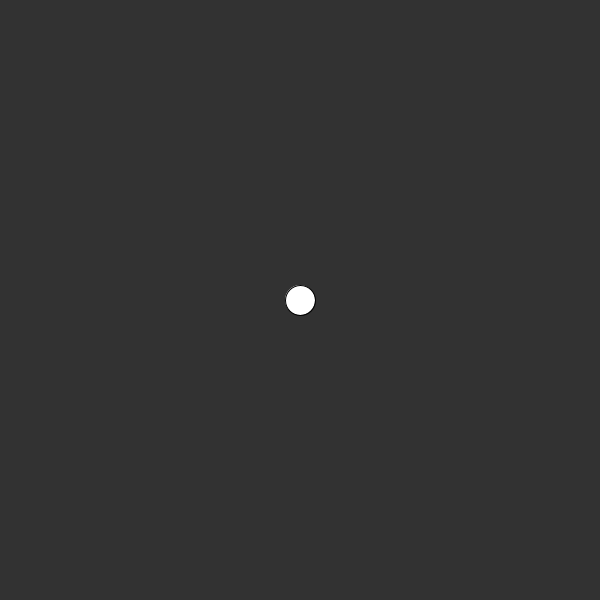
Frame 1 (no input)
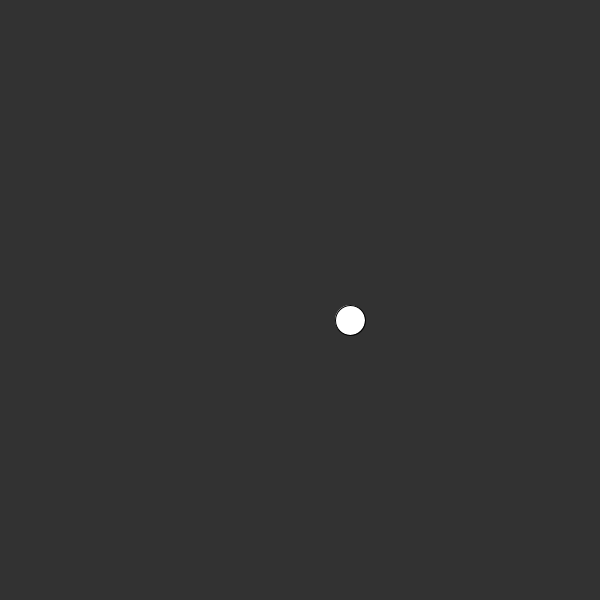
Frame 60 (the mouse pressed at the canvas centre just before this capture)
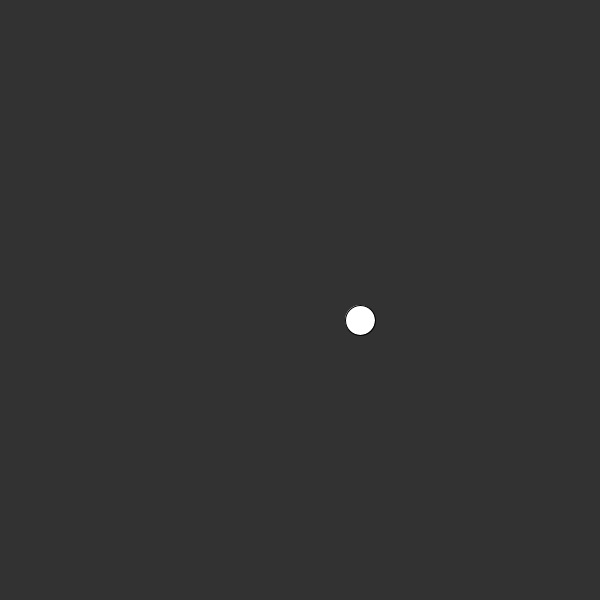
Frame 120 (the mouse held since frame 60 and released just before this capture)

The Processing sketch that drew these frames (run headless with seeded random() and noise(); from frame 60 on, the mouse is pressed at the canvas centre):

// Processing sketch: Question_3_Solution
// ── Question_3_Solution.pde
float xPos;
float yPos;

void setup() {
  size(600, 600);
  xPos = width/2;
  yPos = height/2;
  frameRate(10);
}

void draw() {
  background(50);
  ellipse(xPos, yPos, 30, 30);

  float r = random(2);

  if (r>0 && r <0.25) {
    xPos +=10;
  } else if (r>0.4 && r<0.6) {
    xPos -= 10;
  } else if (r>0.6 && r<0.8) {
    yPos += 10;
  } else if (r>.8 && r<1) {
    yPos -= 10;
  }
} 
